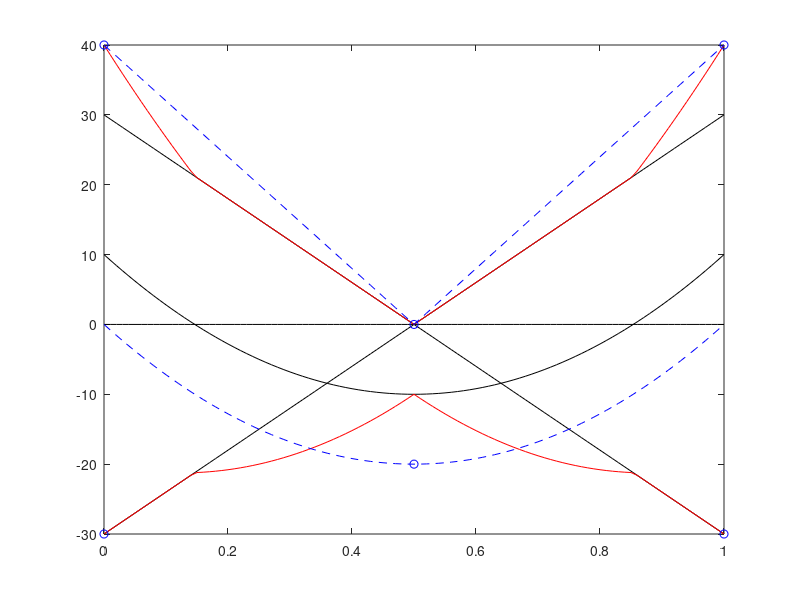

This chart was generated by the following MATLAB code:
clc; clear; close all;

beamLength = 1;

x = 0 : 0.01 : beamLength;

x_length = length(x);

midline = zeros(1, x_length);

EQ = -30 + 60 * x / beamLength;

NEQ = 30 - 60 * x / beamLength;

DL = 80 * (x / beamLength - 0.5) .^ 2 - 10;

negativeMoment = EQ .* (EQ >= 0) + NEQ .* (NEQ >= 0) + DL .* (DL >= 0);
positiveMoment = EQ .* (EQ <= 0) + NEQ .* (NEQ <= 0) + DL .* (DL <= 0);

topLeftRebar = max(negativeMoment(x <= beamLength / 3));
topRightRebar = max(negativeMoment(x >= beamLength / 3));

topRebar = [topLeftRebar - topLeftRebar / (beamLength / 2) * x(x <= beamLength / 2), topRightRebar / (beamLength / 2) * x(x > beamLength / 2) - topRightRebar];

botLeftRebar = min(positiveMoment(x <= beamLength / 3));
% botMidRebar = min(positiveMoment(1 * beamLength / 4 <= x <= 3 * beamLength / 4));
botMidRebar = min(positiveMoment(x >= 1 * beamLength / 4 & x <= 3 * beamLength / 4));
botRightRebar = min(positiveMoment(x >= 2 * beamLength / 3));

botRebarDL = -4 * botMidRebar * (x / beamLength - 0.5) .^ 2 + botMidRebar;
% botRebarEQ = [botLeftRebar - botLeftRebar / (beamLength / 2) * x, max(positiveMoment(x > beamLength / 2)) / (beamLength / 2) * x];

figure;
plot(x, midline, '-k');
hold on;
plot(x, EQ, '-k', x, NEQ, '-k');
plot(x, DL, '-k');
plot(x, negativeMoment, '-r', x, positiveMoment, '-r');
plot(x, topRebar, '--b', x, botRebarDL, '--b');
plot(0, topLeftRebar, 'ob');
plot(beamLength / 2, 0, 'ob');
plot(beamLength, topRightRebar, 'ob');
plot(0, botLeftRebar, 'ob');
plot(beamLength / 2, botMidRebar, 'ob');
plot(beamLength, botRightRebar, 'ob');
title('');
xlabel('');
ylabel('');
